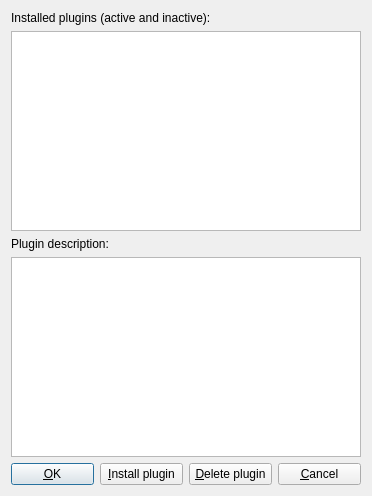
<?xml version="1.0" encoding="UTF-8"?>
<ui version="4.0">
 <class>ManagePluginsDlg</class>
 <widget class="QDialog" name="ManagePluginsDlg">
  <property name="geometry">
   <rect>
    <x>0</x>
    <y>0</y>
    <width>360</width>
    <height>488</height>
   </rect>
  </property>
  <property name="windowTitle">
   <string>Manage plugins</string>
  </property>
  <layout class="QVBoxLayout" name="verticalLayout_2">
   <item>
    <layout class="QVBoxLayout" name="verticalLayout">
     <item>
      <widget class="QLabel" name="label">
       <property name="text">
        <string>Installed plugins (active and inactive):</string>
       </property>
      </widget>
     </item>
     <item>
      <widget class="QListWidget" name="plugin_list">
       <property name="minimumSize">
        <size>
         <width>350</width>
         <height>200</height>
        </size>
       </property>
      </widget>
     </item>
     <item>
      <widget class="QLabel" name="label_2">
       <property name="text">
        <string>Plugin description:</string>
       </property>
      </widget>
     </item>
     <item>
      <widget class="QTextBrowser" name="plugin_description">
       <property name="minimumSize">
        <size>
         <width>350</width>
         <height>200</height>
        </size>
       </property>
      </widget>
     </item>
     <item>
      <layout class="QHBoxLayout">
       <item>
        <widget class="QPushButton" name="ok_button">
         <property name="text">
          <string>&amp;OK</string>
         </property>
         <property name="autoDefault">
          <bool>true</bool>
         </property>
         <property name="default">
          <bool>true</bool>
         </property>
        </widget>
       </item>
       <item>
        <widget class="QPushButton" name="install_button">
         <property name="text">
          <string>&amp;Install plugin</string>
         </property>
        </widget>
       </item>
       <item>
        <widget class="QPushButton" name="delete_button">
         <property name="text">
          <string>&amp;Delete plugin</string>
         </property>
        </widget>
       </item>
       <item>
        <widget class="QPushButton" name="cancel_button">
         <property name="text">
          <string>&amp;Cancel</string>
         </property>
         <property name="autoDefault">
          <bool>false</bool>
         </property>
        </widget>
       </item>
      </layout>
     </item>
    </layout>
   </item>
  </layout>
 </widget>
 <resources>
  <include location="mnemosyne.qrc"/>
 </resources>
 <connections>
  <connection>
   <sender>cancel_button</sender>
   <signal>clicked()</signal>
   <receiver>ManagePluginsDlg</receiver>
   <slot>reject()</slot>
   <hints>
    <hint type="sourcelabel">
     <x>281</x>
     <y>151</y>
    </hint>
    <hint type="destinationlabel">
     <x>164</x>
     <y>87</y>
    </hint>
   </hints>
  </connection>
  <connection>
   <sender>ok_button</sender>
   <signal>clicked()</signal>
   <receiver>ManagePluginsDlg</receiver>
   <slot>accept()</slot>
   <hints>
    <hint type="sourcelabel">
     <x>45</x>
     <y>155</y>
    </hint>
    <hint type="destinationlabel">
     <x>148</x>
     <y>87</y>
    </hint>
   </hints>
  </connection>
  <connection>
   <sender>install_button</sender>
   <signal>clicked()</signal>
   <receiver>ManagePluginsDlg</receiver>
   <slot>install_plugin()</slot>
   <hints>
    <hint type="sourcelabel">
     <x>114</x>
     <y>468</y>
    </hint>
    <hint type="destinationlabel">
     <x>179</x>
     <y>243</y>
    </hint>
   </hints>
  </connection>
  <connection>
   <sender>delete_button</sender>
   <signal>clicked()</signal>
   <receiver>ManagePluginsDlg</receiver>
   <slot>delete_plugin()</slot>
   <hints>
    <hint type="sourcelabel">
     <x>225</x>
     <y>468</y>
    </hint>
    <hint type="destinationlabel">
     <x>179</x>
     <y>243</y>
    </hint>
   </hints>
  </connection>
 </connections>
</ui>
